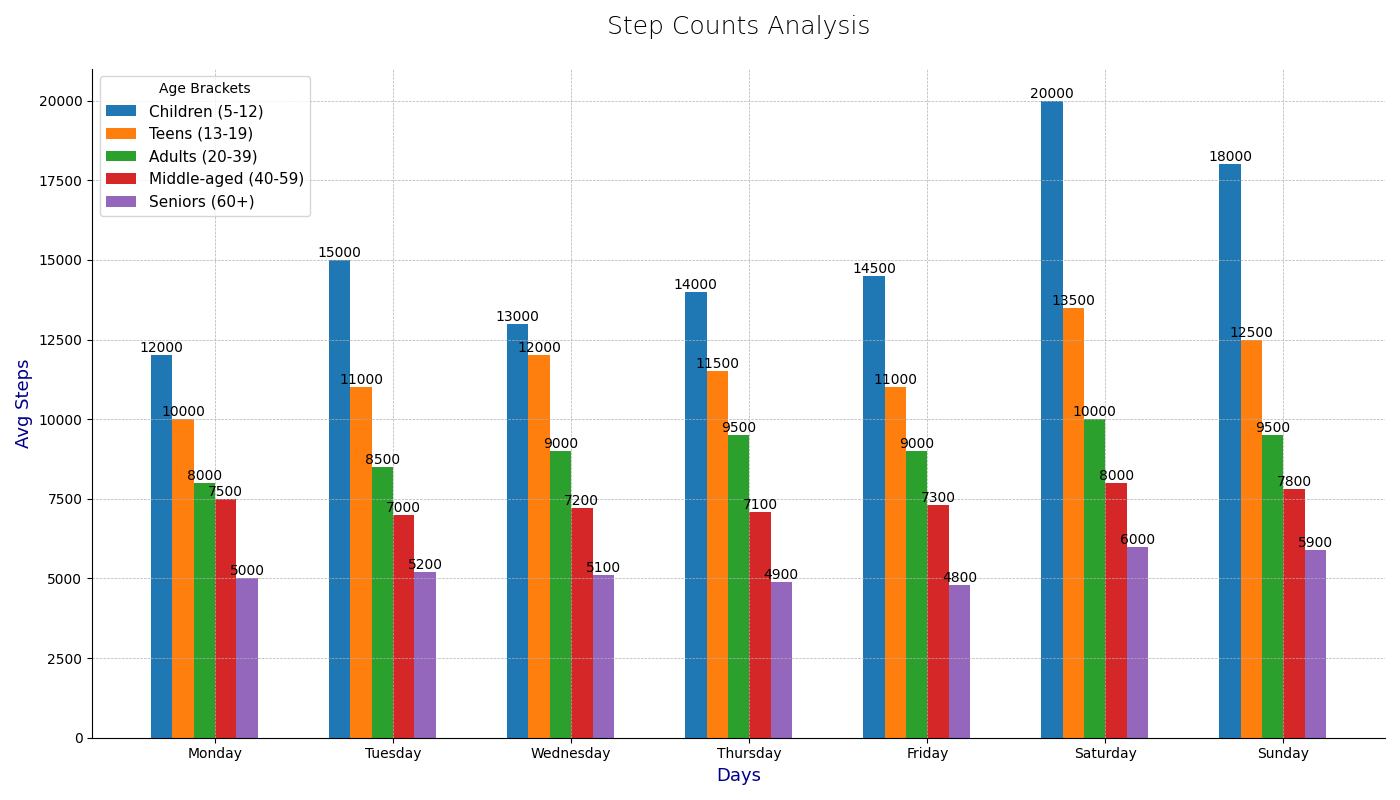

Source code (Python):
import matplotlib.pyplot as plt
import numpy as np

# Age groups
age_groups = ['Children (5-12)', 'Teens (13-19)', 'Adults (20-39)', 'Middle-aged (40-59)', 'Seniors (60+)']

# Days of the week
days = ['Monday', 'Tuesday', 'Wednesday', 'Thursday', 'Friday', 'Saturday', 'Sunday']

# Average daily step counts for each age group over a week
step_counts = np.array([
    [12000, 15000, 13000, 14000, 14500, 20000, 18000],  # Children
    [10000, 11000, 12000, 11500, 11000, 13500, 12500],  # Teens
    [8000, 8500, 9000, 9500, 9000, 10000, 9500],        # Adults
    [7500, 7000, 7200, 7100, 7300, 8000, 7800],        # Middle-aged
    [5000, 5200, 5100, 4900, 4800, 6000, 5900]         # Seniors
])

# Setting up the figure and axis
fig, ax = plt.subplots(figsize=(14, 8))

# Determine the width of each bar
bar_width = 0.12
index = np.arange(len(days))

# Create the bars for each age group
bars = []
for i, group in enumerate(age_groups):
    bar = ax.bar(index + i * bar_width, step_counts[i], bar_width, label=group)
    bars.append(bar)

# Add title with different font size and style
plt.title("Step Counts Analysis", fontsize=18, fontweight='light', pad=25)

# Altering axis labels and grid style
plt.xlabel("Days", fontsize=13, color='darkblue')
plt.ylabel("Avg Steps", fontsize=13, color='darkblue')

# Modify x-ticks to center labels correctly
plt.xticks(index + bar_width * (len(age_groups) / 2), days)

# Add grid
plt.grid(True, which='both', linestyle='--', linewidth=0.5)

# Modify legend styling
plt.legend(title="Age Brackets", fontsize=11, loc='upper left')

# Remove borders to emphasize the chart area
ax.spines['top'].set_visible(False)
ax.spines['right'].set_visible(False)

# Annotate each bar with its value
for bar_group in bars:
    for bar in bar_group:
        height = bar.get_height()
        ax.text(bar.get_x() + bar.get_width() / 2, height, f'{int(height)}',
                ha='center', va='bottom', fontsize=10)

# Tight layout
plt.tight_layout()

# Display the plot
plt.show()
